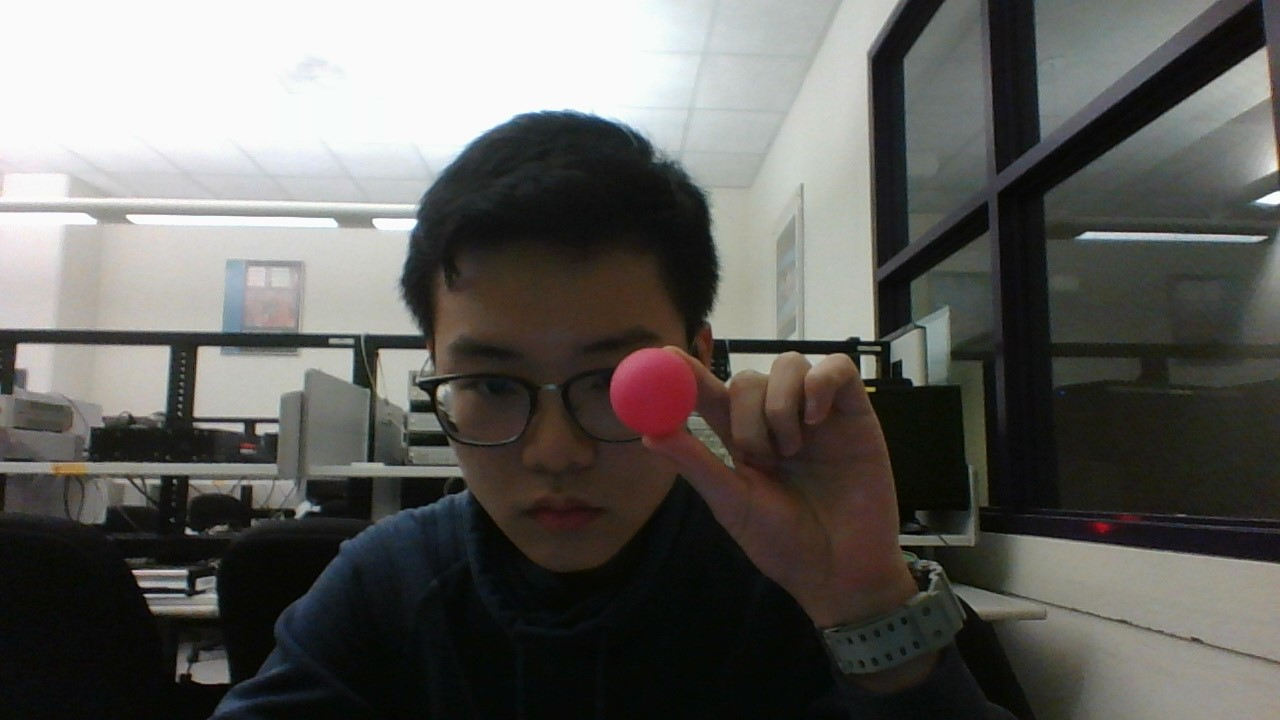
#> input picture ball.jpg, 1280 x 720 px, given in place of the camera
$ python Tracking.py
#> lines starting #> are read from the running program, lines starting #| are printed output that depends on the picture; after the words box and inside, x2 and y2 are one past the last pixel; in counts of white or black regions, pixels touching at a corner belong together
from collections import deque
import numpy as np
#import imutils
import cv2
import time
#Set the threshold for color red in HSV
redLower = np.array([100, 160, 100])
redUpper = np.array([180, 255, 200])
# Set the default x direction distance
X = 200
#初始化追踪点的列表
mybuffer = 64
pts = deque(maxlen=mybuffer)
#打开摄像头
camera = cv2.VideoCapture(0)
#等待两秒
time.sleep(2)
#遍历每一帧，检测红色瓶盖
while True:
    #读取帧
    (ret, frame) = camera.read()
#> frame is the input picture: shape (720, 1280, 3); mean B, G, R 93.3, 96.9, 98
    #判断是否成功打开摄像头
    if not ret:
        print('No Camera')
        break
    #frame = imutils.resize(frame, width=600)
    #转到HSV空间
    hsv = cv2.cvtColor(frame, cv2.COLOR_BGR2HSV)
#> hsv: shape (720, 1280, 3); mean H, S, V 49.1, 47, 100.8
    #根据阈值构建掩膜
    mask = cv2.inRange(hsv, redLower, redUpper)
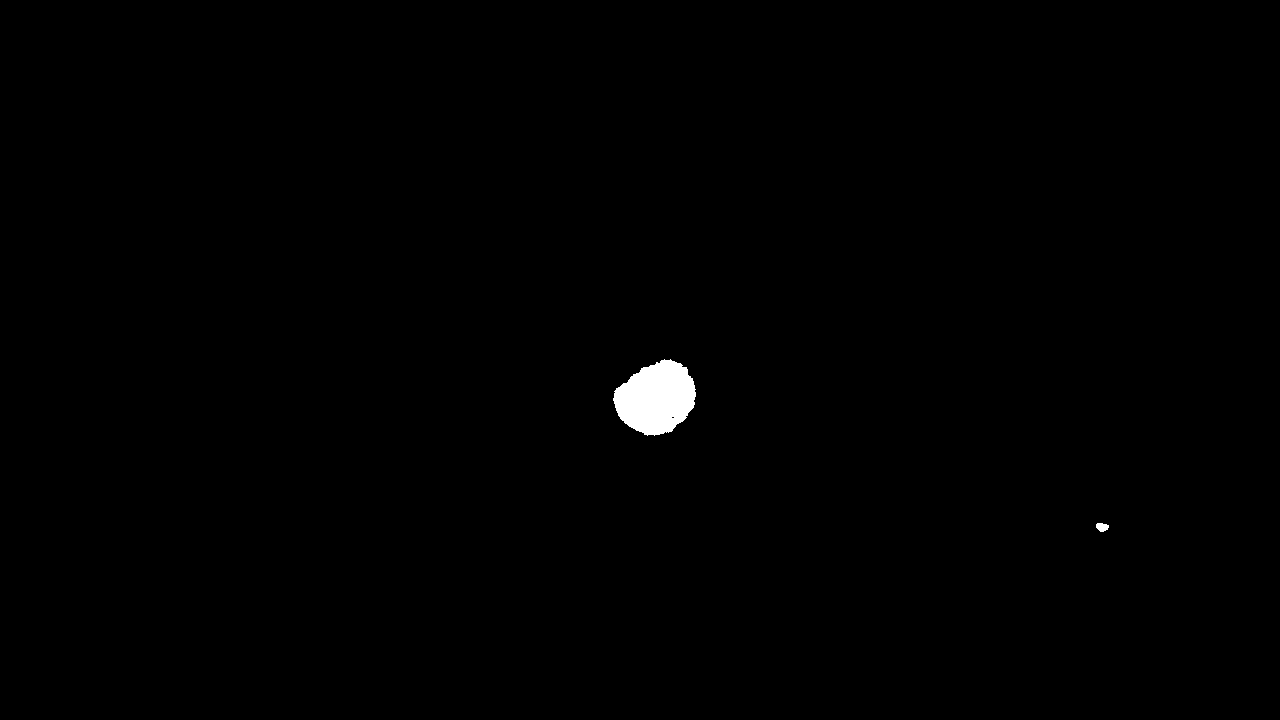
#> mask: shape (720, 1280); 0.5% white; 2 white regions, box (x1, y1, x2, y2) and area: (613, 359, 696, 436) 4517, (1096, 523, 1109, 532) 88
    #腐蚀操作
    mask = cv2.erode(mask, None, iterations=2)
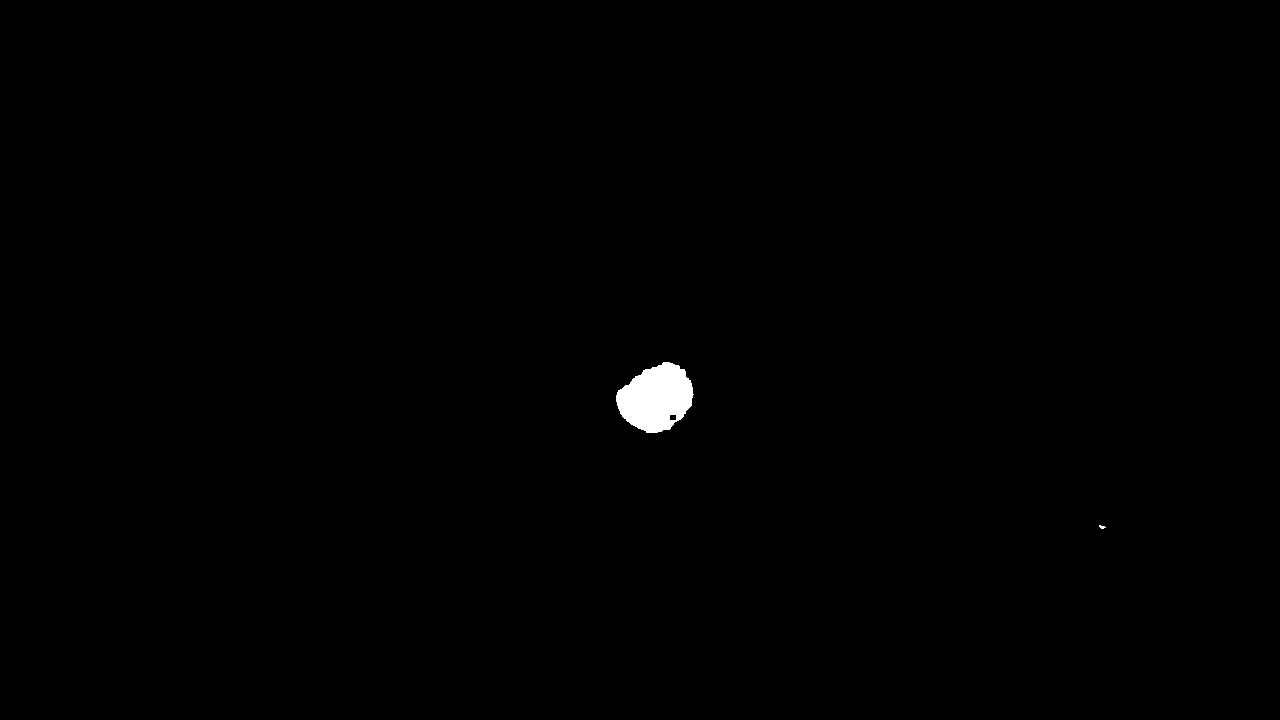
#> mask: shape (720, 1280); 0.42% white; 2 white regions (1 under 20 px), largest, box (x1, y1, x2, y2) and area: (616, 362, 694, 433) 3859
    #膨胀操作，其实先腐蚀再膨胀的效果是开运算，去除噪点
    mask = cv2.dilate(mask, None, iterations=2)
#> mask: shape (720, 1280); 0.5% white; 2 white regions
    #轮廓检测
    cnts = cv2.findContours(mask.copy(), cv2.RETR_EXTERNAL, cv2.CHAIN_APPROX_SIMPLE)[-2]
#> cnts = 2 contours; box (x1, y1, x2, y2) and area: (614, 360, 696, 435) 4384, (1097, 523, 1108, 531) 62
    #初始化瓶盖圆形轮廓质心
    center = None
    #如果存在轮廓
    if len(cnts) > 0:
        #找到面积最大的轮廓
        c = max(cnts, key = cv2.contourArea)
#> c = contour of 116 points, box (x1, y1, x2, y2) (614, 360, 696, 435), area 4384
        #确定面积最大的轮廓的外接圆
        ((x, y), radius) = cv2.minEnclosingCircle(c)
#> x = 653.7; y = 393.4; radius = 41.72
        #计算轮廓的矩
        M = cv2.moments(c)
#> M = moments, m00 4384.5, centre m10/m00, m01/m00 = (655.8, 397.8)
        #计算质心
        center = (int(M["m10"]/M["m00"]), int(M["m01"]/M["m00"]))
#> center = (655, 397)
        #只有当半径大于10时，才执行画图
        if radius > 0:
            cv2.circle(frame, (int(x), int(y)), int(radius), (0, 255, 255), 2)
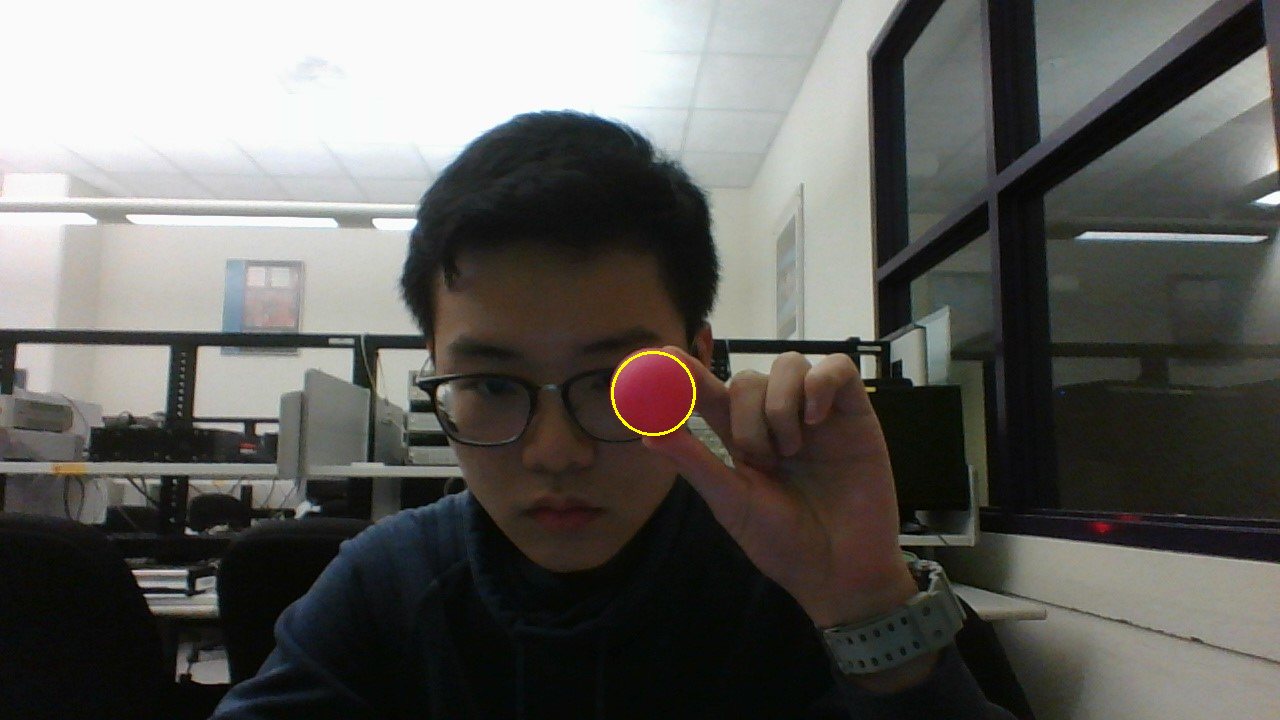
#> frame: shape (720, 1280, 3); 0.08% of pixels changed, all inside (x1, y1, x2, y2) = (611, 351, 696, 436)
            cv2.circle(frame, center, 5, (0, 0, 255), -1)
#> frame: shape (720, 1280, 3); 0.01% of pixels changed, all inside (x1, y1, x2, y2) = (650, 392, 661, 403)
            #print('x coordinate: %s, y coordinate: %s'%(x, y))
            #把质心添加到pts中，并且是添加到列表左侧
            pts.appendleft(center)
            print(pts)
            # [14 lines of commented-out code are left out]
    for i in range(1, len(pts)):
        if pts[i - 1] is None or pts[i] is None:
            continue
        #计算所画小线段的粗细
        thickness = int(np.sqrt(mybuffer / float(i + 1)) * 2.5)
        #画出小线段
        cv2.line(frame, pts[i - 1], pts[i], (0, 0, 255), thickness)
    #res = cv2.bitwise_and(frame, frame, mask=mask)
    cv2.imshow('Frame', frame)
    #键盘检测，检测到esc键退出
    k = cv2.waitKey(5)&0xFF
#> (key Esc is pressed here)
    if k == 27:
        break
#摄像头释放
camera.release()
#销毁所有窗口
cv2.destroyAllWindows()
